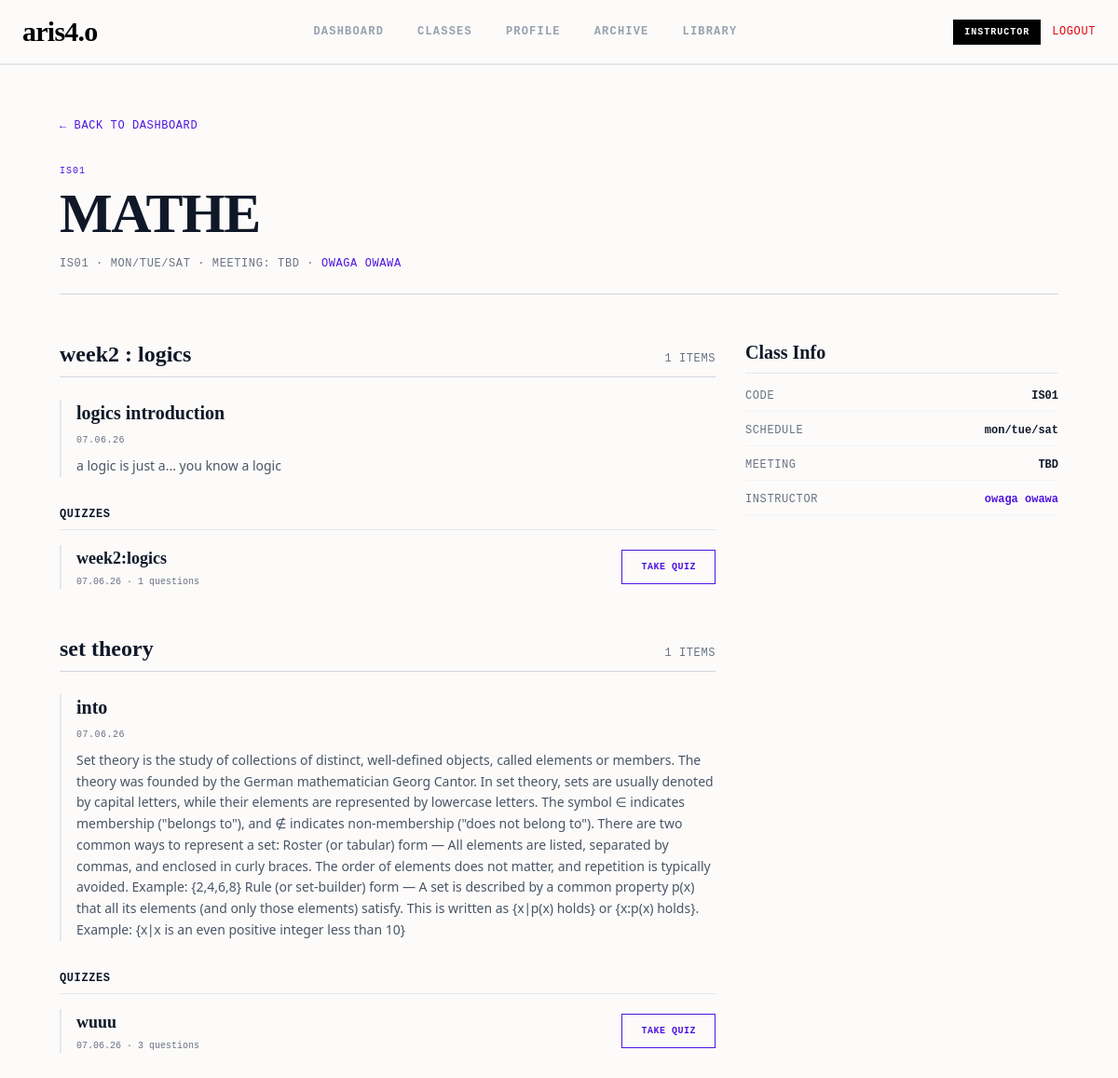
Screenshot of /study/class/is01/ (signed in) with the database file from the repository.
### accounts/models.py (models this page shows, shortened)
class User(AbstractUser):
    ROLE_CHOICES=[
        ('student', 'student'),
        ('instructor', 'instructor'),
        ('admin', 'admin'),
        ]
    role = models.CharField(max_length=20, choices=ROLE_CHOICES)
    is_approved = models.BooleanField(default=False)
    xp = models.IntegerField(default=0)

class AcademicClass(models.Model):
    code = models.CharField(max_length=20, unique=True)
    title = models.CharField(max_length=200)
    schedule_string = models.CharField(max_length=100)
    meeting_link = models.CharField(max_length=200, blank=True, default='')
    students = models.ManyToManyField(settings.AUTH_USER_MODEL, related_name='enrolled_classes', blank=True)
    instructor = models.ForeignKey(settings.AUTH_USER_MODEL, on_delete=models.SET_NULL, null=True, blank=True, limit_choices_to={'role': 'instructor'}, related_name='taught_classes')
    slug = models.SlugField(unique=True, blank=True)

class Module(models.Model):
    academic_class = models.ForeignKey(AcademicClass, on_delete=models.CASCADE, related_name='modules')
    title = models.CharField(max_length=200)
    order = models.IntegerField(default=0)
    class Meta:
        ordering = ['order']

class ClassContent(models.Model):
    academic_class = models.ForeignKey(AcademicClass, on_delete=models.CASCADE, related_name='contents')
    module = models.ForeignKey(Module, on_delete=models.CASCADE, related_name='contents', null=True, blank=True)
    title = models.CharField(max_length=200)
    description = models.TextField(blank=True, null=True)
    file = models.FileField(upload_to='class_contents/', blank=True, null=True)
    created_at = models.DateTimeField(auto_now_add=True)
    order = models.IntegerField(default=0)
    class Meta:
        ordering = ['order', 'created_at']

class Quiz(models.Model):
    title = models.CharField(max_length=255)
    description = models.TextField(blank=True, null=True)
    creator = models.ForeignKey(User, on_delete=models.CASCADE, limit_choices_to={'role': 'instructor'}, related_name='created_quizzes')
    academic_class = models.ForeignKey(AcademicClass, on_delete=models.CASCADE, related_name='quizzes', null=True, blank=True)
    module = models.ForeignKey(Module, on_delete=models.CASCADE, related_name='quizzes', null=True, blank=True)
    created_at = models.DateTimeField(auto_now_add=True)

### accounts/views.py (the view)
# urls.py: path('study/class/<slug:slug>/', views.student_class_view, name='student_class'),
@login_required
def student_class_view(request, slug):
    academic_class = get_object_or_404(AcademicClass, slug=slug)
    if request.user not in academic_class.students.all() and request.user.role != 'instructor':
        return redirect('study_dashboard')
    quizzes = academic_class.quizzes.all()
    submissions = StudentQuizSubmission.objects.filter(student=request.user, quiz__in=quizzes)
    submission_map = {s.quiz_id: s for s in submissions}
    modules = academic_class.modules.prefetch_related(
        models.Prefetch('contents', queryset=ClassContent.objects.all()),
        models.Prefetch('quizzes', queryset=Quiz.objects.prefetch_related('questions')),
    ).all()
    module_data = []
    for module in modules:
        module_quiz_data = []
        for quiz in module.quizzes.all():
            sub = submission_map.get(quiz.id)
            module_quiz_data.append({
                'quiz': quiz,
                'submission': sub,
                'has_submitted': sub is not None,
            })
        module_data.append({
            'module': module,
            'contents': module.contents.all(),
            'quiz_data': module_quiz_data,
        })
    orphaned_contents = academic_class.contents.filter(module__isnull=True)
    orphaned_quizzes = academic_class.quizzes.filter(module__isnull=True)
    orphaned_quiz_data = [
        {'quiz': quiz, 'submission': submission_map.get(quiz.id), 'has_submitted': submission_map.get(quiz.id) is not None}
        for quiz in orphaned_quizzes
    ]
    return render(request, 'student_class_detail.html', {
        'class': academic_class,
        'module_data': module_data,
        'orphaned_contents': orphaned_contents,
        'orphaned_quiz_data': orphaned_quiz_data,
    })

### accounts/templates/student_class_detail.html (shortened to what this page needs)
{% extends 'base.html' %}
{% block content %}
<main class="max-w-[1200px] mx-auto px-5 md:px-16 py-12 pb-32">
  <div class="mb-8">
    <a href="{% url 'study_dashboard' %}" class="font-mono text-xs text-[#4f14e0] hover:underline uppercase tracking-wider">
      &larr; BACK TO DASHBOARD
    </a>
  </div>
  <header class="mb-12 pb-6 border-b border-gray-300">
    <span class="font-mono text-[10px] text-[#4f14e0] uppercase tracking-widest block mb-2">{{ class.code }}</span>
    <h1 class="font-serif text-4xl md:text-6xl font-black tracking-tight leading-none text-gray-900 uppercase mb-4">
      {{ class.title }}
    </h1>
    <div class="font-mono text-xs text-gray-500 uppercase tracking-wider">
      {{ class.code }} &middot; {{ class.schedule_string }} &middot; Meeting: {{ class.meeting_link|default:"TBD" }} &middot; <a href="{% url 'teacher_profile_by_username' username=class.instructor.username %}" class="text-[#4f14e0] hover:underline">{{ class.instructor.get_full_name|default:class.instructor.username }}</a>
    </div>
  </header>
  <div class="grid grid-cols-1 md:grid-cols-12 gap-8">
    <div class="md:col-span-8 space-y-12">
      {% if module_data %}
        {% for mod in module_data %}
        <section>
          <div class="flex items-baseline justify-between mb-6 pb-2 border-b border-gray-300">
            <h2 class="font-serif text-2xl font-bold text-gray-900">{{ mod.module.title }}</h2>
            <span class="font-mono text-xs text-gray-500 uppercase tracking-wider">{{ mod.contents|length }} ITEMS</span>
          </div>
          {% if mod.contents %}
          <div class="space-y-6">
            {% for content in mod.contents %}
            <div class="pl-4 border-l-2 border-gray-200">
              <h3 class="font-serif text-xl font-bold text-gray-900">{{ content.title }}</h3>
              <span class="font-mono text-[10px] text-gray-500 uppercase tracking-wider">{{ content.created_at|date:"d.m.y" }}</span>
              {% if content.description %}
              <p class="text-sm text-gray-600 mt-2 leading-relaxed">{{ content.description }}</p>
              {% endif %}
            </div>
            {% endfor %}
          </div>
          {% else %}
          <p class="font-mono text-sm text-gray-500 uppercase tracking-wider text-center py-8">No materials in this module</p>
          {% endif %}
          {% if mod.quiz_data %}
          <div class="mt-8">
            <h3 class="font-mono text-xs font-bold text-gray-900 uppercase tracking-wider mb-4 pb-2 border-b border-gray-200">Quizzes</h3>
            <div class="space-y-4">
              {% for item in mod.quiz_data %}
              <div class="pl-4 border-l-2 border-gray-200">
                <div class="flex items-center justify-between">
                  <div>
                    <h4 class="font-serif text-lg font-bold text-gray-900">{{ item.quiz.title }}</h4>
                    <p class="font-mono text-[10px] text-gray-500 mt-1">{{ item.quiz.created_at|date:"d.m.y" }} &middot; {{ item.quiz.questions.count }} questions</p>
                  </div>
                  {% if item.has_submitted %}
                    <div class="text-right shrink-0 ml-4">
                      <span class="font-mono text-xs {% if item.submission.score == item.submission.total %}text-green-600{% else %}text-amber-600{% endif %}">
                        Score: {{ item.submission.score }}/{{ item.submission.total }}
                      </span>
                      <a href="{% url 'student_quiz_result' quiz_id=item.quiz.id %}" class="block font-mono text-[10px] text-[#4f14e0] hover:underline uppercase tracking-wider mt-1">VIEW RESULT</a>
                    </div>
                  {% else %}
                    <a href="{% url 'student_take_quiz' quiz_id=item.quiz.id %}" class="text-[#4f14e0] border border-[#4f14e0] px-5 py-2.5 font-mono text-[10px] font-bold uppercase tracking-wider hover:bg-[#4f14e0] hover:text-white transition-colors shrink-0 ml-4">
                      TAKE QUIZ
                    </a>
                  {% endif %}
                </div>
              </div>
              {% endfor %}
            </div>
          </div>
          {% endif %}
        </section>
        {% endfor %}
      {% else %}
        <p class="font-mono text-sm text-gray-500 uppercase tracking-wider text-center py-12">No modules available yet</p>
      {% endif %}
    </div>
    <div class="md:col-span-4">
      <div class="sticky top-24">
        <h3 class="font-serif text-xl font-bold text-gray-900 mb-4 pb-2 border-b border-gray-200">Class Info</h3>
        <div class="space-y-3 font-mono text-xs text-gray-500">
          <div class="flex justify-between pb-2 border-b border-gray-100">
            <span class="uppercase tracking-wider">Code</span>
            <span class="font-bold text-gray-900">{{ class.code }}</span>
          </div>
          <div class="flex justify-between pb-2 border-b border-gray-100">
            <span class="uppercase tracking-wider">Schedule</span>
            <span class="font-bold text-gray-900">{{ class.schedule_string }}</span>
          </div>
          <div class="flex justify-between pb-2 border-b border-gray-100">
            <span class="uppercase tracking-wider">Meeting</span>
            <span class="font-bold text-gray-900">{{ class.meeting_link|default:"TBD" }}</span>
          </div>
          <div class="flex justify-between pb-2 border-b border-gray-100">
            <span class="uppercase tracking-wider">Instructor</span>
            <a href="{% url 'teacher_profile_by_username' username=class.instructor.username %}" class="font-bold text-[#4f14e0] hover:underline">{{ class.instructor.get_full_name|default:class.instructor.username }}</a>
          </div>
        </div>
      </div>
    </div>
  </div>
</main>
{% endblock %}

### accounts/templates/base.html (shortened to what this page needs)
{% load static %}
<!DOCTYPE html>
<html lang="en">
<head>
    <link rel="stylesheet" href="{% static 'css/tailwind.css' %}">
</head>
<body class="bg-[#fcfbfa] min-h-screen flex flex-col" style="padding-top: 72px; padding-bottom: 88px;" onload="if(!document.querySelector('nav.fixed')){this.style.paddingTop='0';this.style.paddingBottom='0';}">
{% if request.resolver_match.url_name != 'login' and request.resolver_match.url_name != 'register' and request.resolver_match.url_name != 'home' and request.resolver_match.url_name != 'password_reset' and request.resolver_match.url_name != 'password_reset_done' and request.resolver_match.url_name != 'password_reset_confirm' and request.resolver_match.url_name != 'password_reset_complete' %}
<nav class="w-full bg-[#fcfbfa] border-b-2 border-gray-200 shadow-[0_4px_24px_rgba(0,0,0,0.06)] px-6 py-4 fixed top-0 left-0 right-0 z-50">
  <div class="max-w-7xl mx-auto flex items-center justify-between">
    <a href="{% url 'home' %}" class="font-serif text-3xl font-black tracking-tight text-black select-none">aris4.o</a>
    <div class="hidden md:flex items-center gap-1 font-mono text-xs font-bold uppercase tracking-widest">
      {% with current=request.resolver_match.url_name %}
      {% if user.is_authenticated %}
      {% if user.role == 'admin' or user.is_superuser %}
          <a href="{% url 'admin_dashboard' %}" class="relative px-4 py-2 transition-colors {% if current == 'admin_dashboard' %}text-[#4f14e0] after:absolute after:bottom-[-1rem] after:left-2 after:right-2 after:h-[3px] after:bg-[#4f14e0] after:rounded-full{% else %}text-gray-400 hover:text-[#4f14e0]{% endif %}">Dashboard</a>
          {% elif user.role == 'instructor' %}
          <a href="{% url 'instructor_dashboard' %}" class="relative px-4 py-2 transition-colors {% if current == 'instructor_dashboard' %}text-[#4f14e0] after:absolute after:bottom-[-1rem] after:left-2 after:right-2 after:h-[3px] after:bg-[#4f14e0] after:rounded-full{% else %}text-gray-400 hover:text-[#4f14e0]{% endif %}">Dashboard</a>
          <a href="{% url 'instructor_manage_classes' %}" class="relative px-4 py-2 transition-colors {% if current == 'instructor_manage_classes' or current == 'instructor_class' %}text-[#4f14e0] after:absolute after:bottom-[-1rem] after:left-2 after:right-2 after:h-[3px] after:bg-[#4f14e0] after:rounded-full{% else %}text-gray-400 hover:text-[#4f14e0]{% endif %}">Classes</a>
          <a href="{% url 'teacher_profile' %}" class="relative px-4 py-2 transition-colors {% if current == 'teacher_profile' or current == 'teacher_profile_by_username' or current == 'edit_instructor_profile' %}text-[#4f14e0] after:absolute after:bottom-[-1rem] after:left-2 after:right-2 after:h-[3px] after:bg-[#4f14e0] after:rounded-full{% else %}text-gray-400 hover:text-[#4f14e0]{% endif %}">Profile</a>
        {% endif %}
        {% else %}
        <a href="{% url 'login' %}" class="relative px-4 py-2 text-gray-400 hover:text-[#4f14e0] transition-colors">Dashboard</a>
        {% endif %}
      <a href="{% url 'archive_index' %}" class="relative px-4 py-2 transition-colors {% if current == 'archive_index' or current == 'archive_category' %}text-[#4f14e0] after:absolute after:bottom-[-1rem] after:left-2 after:right-2 after:h-[3px] after:bg-[#4f14e0] after:rounded-full{% else %}text-gray-400 hover:text-[#4f14e0]{% endif %}">Archive</a>
      <a href="{% url 'library' %}" class="relative px-4 py-2 transition-colors {% if current == 'library' or current == 'library_download' %}text-[#4f14e0] after:absolute after:bottom-[-1rem] after:left-2 after:right-2 after:h-[3px] after:bg-[#4f14e0] after:rounded-full{% else %}text-gray-400 hover:text-[#4f14e0]{% endif %}">Library</a>
      {% endwith %}
    </div>
    <div class="flex items-center gap-3">
      {% if user.is_authenticated and user_tier %}
      <div class="flex items-center gap-2">
        <div class="{{ user_tier.tier_color_class }} font-mono text-[10px] font-bold tracking-widest px-3 py-1.5 uppercase select-none shadow-sm">
          {{ user_tier.title }}
        </div>
      </div>
      {% endif %}
      {% if user.is_authenticated %}
      <a href="{% url 'logout' %}" class="hidden md:inline font-mono text-xs text-red-600 hover:text-red-800 uppercase tracking-wider transition-colors">Logout</a>
      {% endif %}
    </div>
  </div>
</nav>
{% endif %}
<main class="flex-grow">
    {% block content %}
    {% endblock %}
</main>
</body>
</html>

### rows the page displays
User: title "INSTRUCTOR"
AcademicClass: code "IS01", title "MATHE", schedule_string "MON/TUE/SAT", meeting_link "TBD", instructor.get_full_name "OWAGA OWAWA", schedule_string "mon/tue/sat", instructor.get_full_name "owaga owawa"
Module: module "week2 : logics", contents|length "1"
ClassContent: title "logics introduction", created_at "07.06.26", description "a logic is just a... you know a logic"
Quiz: quiz "week2:logics", quiz.created_at "07.06.26", quiz.questions.count "1"
Module: module "set theory", contents|length "1"
ClassContent: title "into", created_at "07.06.26", description "Set theory is the study of collections of distinct, well-defined objects, called elements or members. The theory was founded by the German mathematician Georg Cantor. In set theory, sets are usually denoted by capital letters, while their elements are represented by lowercase letters. The symbol ∈ indicates membership (\"belongs to\"), and ∉ indicates non‑membership (\"does not belong to\"). There are two common ways to represent a set: Roster (or tabular) form — All elements are listed, separated by commas, and enclosed in curly braces. The order of elements does not matter, and repetition is typically avoided. Example: {2,4,6,8} Rule (or set‑builder) form — A set is described by a common…"
Quiz: quiz "wuuu", quiz.created_at "07.06.26", quiz.questions.count "3"
